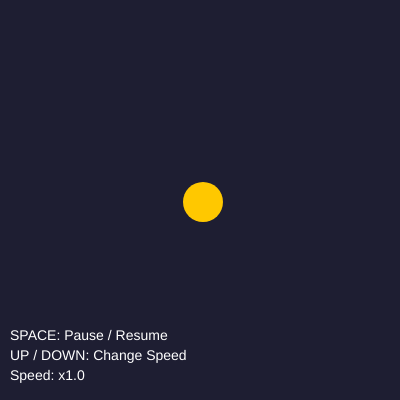
Frame 1 (no input)
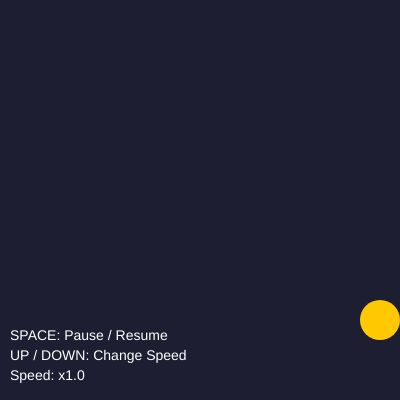
Frame 60 (no input)
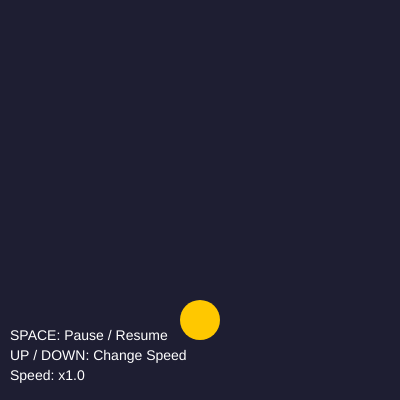
Frame 120 (the mouse pressed at the canvas centre since frame 60)

The p5.js sketch that drew these frames (run headless with seeded random() and noise() and a simulated clock; from frame 60 on, the mouse is pressed at the canvas centre):

// p5.js sketch
// ── sketch.js
// Bouncing Ball
// SPACE = Pause / Resume
// UP = Increase Speed
// DOWN = Decrease Speed

let ballX = 200;
let ballY = 200;
let speedX = 3;
let speedY = 2;
let ballRadius = 20;
let speedMultiplier = 1;
let isPaused = false;

function setup() {
  createCanvas(400, 400);
}

function draw() {
  background(30, 30, 50);

  // 1. Move the ball
  if (isPaused === false) {
    ballX += speedX * speedMultiplier;
    ballY += speedY * speedMultiplier;

    // 2. Bounce off left/right walls
    if (ballX >= width - ballRadius) {
      ballX = width - ballRadius;
      speedX = -abs(speedX);
    } else if (ballX <= ballRadius) {
      ballX = ballRadius;
      speedX = abs(speedX);
    }

    // 3. Bounce off top/bottom walls
    if (ballY >= height - ballRadius) {
      ballY = height - ballRadius;
      speedY = -abs(speedY);
    } else if (ballY <= ballRadius) {
      ballY = ballRadius;
      speedY = abs(speedY);
    }
  }

  // 4. Draw the ball
  fill(255, 200, 0);
  noStroke();
  circle(ballX, ballY, ballRadius * 2);

  // 5. Display controls
  fill(255);
  textSize(14);
  text("SPACE: Pause / Resume", 10, 340);
  text("UP / DOWN: Change Speed", 10, 360);
  text("Speed: x" + speedMultiplier.toFixed(1), 10, 380);

  // 6. Pause indicator
  if (isPaused) {
    textSize(24);
    textAlign(CENTER);
    text("PAUSED", width / 2, 50);
    textAlign(LEFT);
  }
}

// 7. Keyboard Controls
function keyPressed() {

  // SPACE = Pause / Resume
  if (keyCode === 32) {
    isPaused = !isPaused;
    return false;
  }

  // UP = Increase Speed
  if (keyCode === UP_ARROW) {
    speedMultiplier += 0.5;
    return false;
  }

  // DOWN = Decrease Speed
  if (keyCode === DOWN_ARROW) {
    speedMultiplier = max(0.5, speedMultiplier - 0.5);
    return false;
  }
}
